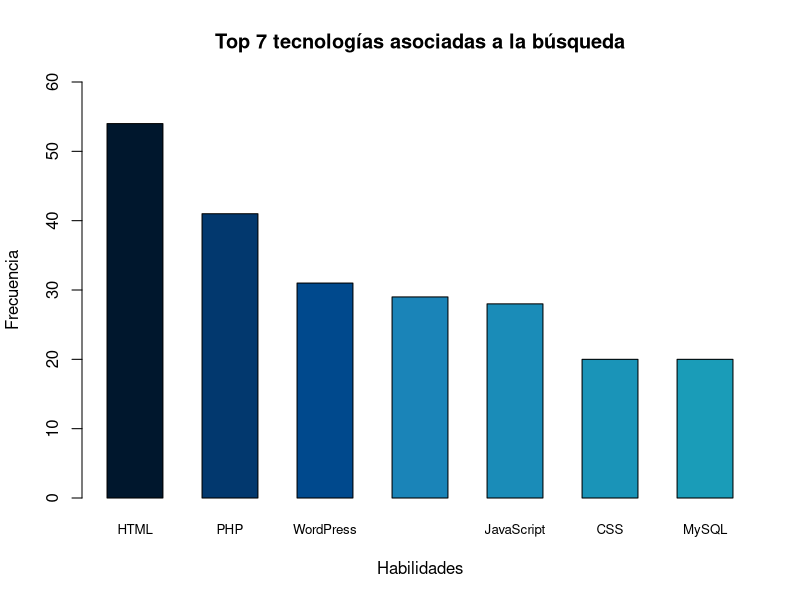
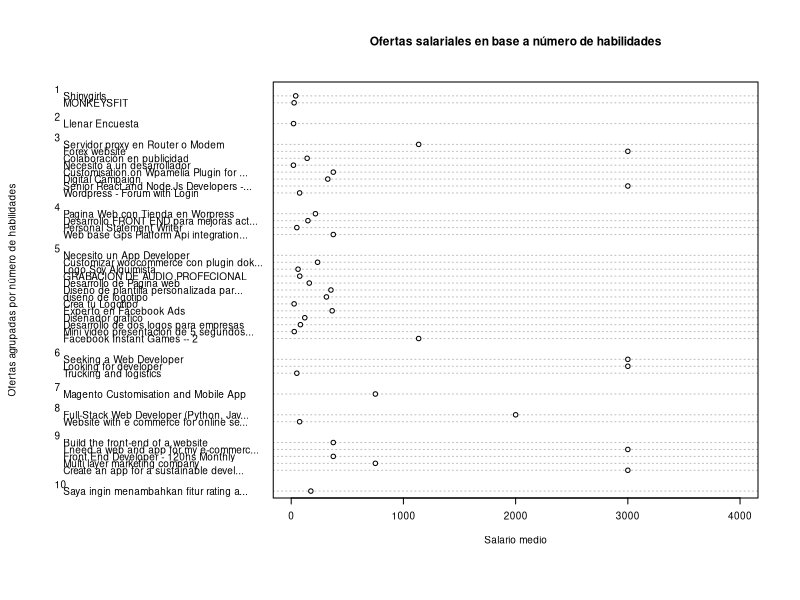

Source code (R) for these figures, in order:
# 1. Instalación de paquetes
install.packages("dplyr")
install.packages("tidyr")
install.packages("readxl")
install.packages("data.table")
install.packages("stringr")


# Validar si los paquetes se han instalado
library(dplyr) 
library(tidyr)
library(readxl)
library(data.table)
library(stringr)


# Importando los .csv a un dataset
ofertasW <- read.csv("workana.csv", header = FALSE, encoding="UTF-8",sep =",")
ofertasF <- read.csv("freelancer.csv", header = FALSE, encoding="UTF-8", sep =",")
names(ofertasW)<- c("Titulo", "Fecha","Descripcion", "Salario", "Habilidades")
names(ofertasF)<- c("Titulo", "Fecha","Descripcion", "Salario", "Habilidades")


# ================= PRE-PROCESAMIENTO PARA CONCATENAR TABLAS ==================

ofertasWDT <- data.table(ofertasW)
ofertasFDT <- data.table(ofertasF)

#Sacamos las comisiones por hora
ofertasWDT <- ofertasWDT[!grepl("h", Salario, fixed = TRUE),]
ofertasFDT <- ofertasFDT[!grepl("h", Salario, fixed = TRUE),]

#Colocamos las columnas de Salarios en un solo formato para un buen binding
ofertasWDT[, Salario:= gsub("+[^0-9-]", "", Salario)
           , by = c("Titulo", "Fecha", "Descripcion", "Salario", "Habilidades")]  

ofertasWDT[, Salario:= mean(as.numeric(unlist(strsplit(Salario, "-", 1, FALSE)))
           , na.rm=FALSE), by = "Titulo"]



ofertasFDT[, Salario:= mean(as.numeric(unlist(strsplit(Salario, "-", 1, FALSE)))
                            , na.rm=FALSE), by = "Titulo"]
ofertasFDT[, Salario:= sapply(ofertasFDT[,Salario],as.numeric)]
ofertasFDT[, Salario:= round(ofertasFDT[,Salario])]




# Realizamos el binding para tener las ofertas GLOBALES y quitamos duplicados
ofertas <- rbind(ofertasWDT, ofertasFDT)
ofertas <- ofertas[!duplicated(ofertas$Titulo),]

# Renombrando columnas ya no es necesario
# names(ofertas)<- c("Titulo", "Fecha","Descripcion", "Salario", "Habilidades")



# ===================== HISTOGRAMA DE SKILLS ==========================

# Desglozamos la lista de skills en una columna cada skill
freqSkillDT <- data.table(ofertas)
freqSkillDT <- freqSkillDT[ , list( Habilidades = unlist( strsplit( Habilidades , "," ) ) ) , by = Titulo ]


# Debemos limpiar las filas caracteres basura
freqSkillDT <- str_remove_all(freqSkillDT$Habilidades, "[\\[\\]\"]")
freqSkillDT <- trimws(freqSkillDT)


#Ahora debemos sacar la frecuencia:
freqSkillDT <- table(freqSkillDT)


#Ahora vamos a sacar el top 7
freqSkillDT <- sort(freqSkillDT, decreasing = TRUE)
freqSkillDT <- head(freqSkillDT,7)


#Armamos el histograma
colores <- c("#00172d","#02386e","#00498d","#1a84b8","#1a8cb8","#1a94b8","#1a9cb8")
barplot(freqSkillDT, ylab = "Frecuencia", xlab = "Habilidades", 
        ylim = c(0,60), main = "Top 7 tecnologías asociadas a la búsqueda", 
        col = colores, space= 0.7, cex.names=0.8, 
        names.arg=abbreviate(names(freqSkillDT), minlength = 20))



# ========================= DOTCHART DE SALARIOS ================================

#Desglozamos las habilidades de la lista manteniendo salario y título 
dispDT <- data.table(ofertas)
dispDT <- dispDT[ , c("Titulo", "Salario", "Habilidades")]
dispDT <- dispDT[ , list( Habilidades = unlist( strsplit( Habilidades , "," ) ) )
                  , by = c("Titulo","Salario")]


#Sacando el numero de skills por título
dispDT <- dispDT[ , .N , by = c("Titulo","Salario")]
names(dispDT) <- c("Titulo", "SalarioMed", "Skills")
dispDT[, SalarioMed:= sapply(dispDT[,SalarioMed],as.numeric)]

#dispDT <- dispDT[order(-SalarioMed),]
#dispDT <- head(dispDT,40)
dispDT <- sample_n(dispDT,40)


# Generando dotchart
grps <- as.factor(dispDT$Skills)
dotchart(dispDT$SalarioMed, main = "Ofertas salariales en base a número de habilidades"
         , labels = str_trunc(dispDT$Titulo, 40, side = c("right"), ellipsis = "...") 
         , groups = grps, cex = 0.6, xlim = c(0,4000)
         , xlab = "Salario medio", ylab = "Ofertas agrupadas por número de habilidades")


